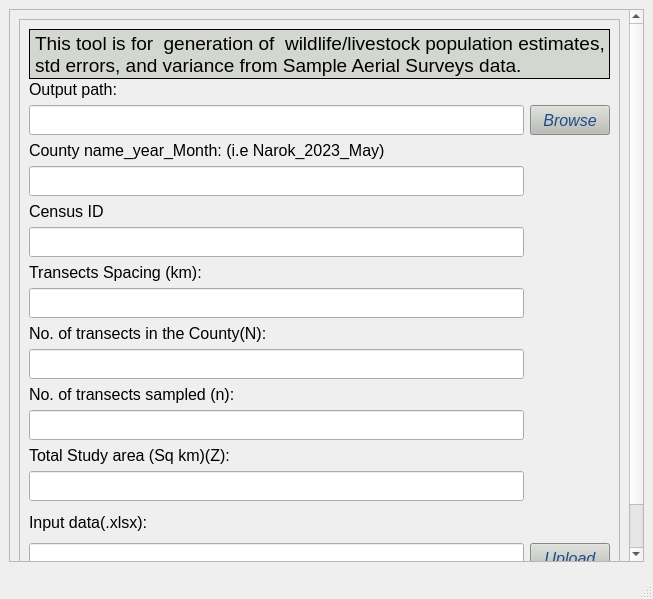
<?xml version="1.0" encoding="UTF-8"?>
<ui version="4.0">
 <class>ANIMALCENSUSANALYSIS</class>
 <widget class="QMainWindow" name="ANIMALCENSUSANALYSIS">
  <property name="enabled">
   <bool>true</bool>
  </property>
  <property name="geometry">
   <rect>
    <x>0</x>
    <y>0</y>
    <width>653</width>
    <height>599</height>
   </rect>
  </property>
  <property name="sizePolicy">
   <sizepolicy hsizetype="Expanding" vsizetype="Expanding">
    <horstretch>0</horstretch>
    <verstretch>0</verstretch>
   </sizepolicy>
  </property>
  <property name="minimumSize">
   <size>
    <width>200</width>
    <height>200</height>
   </size>
  </property>
  <property name="maximumSize">
   <size>
    <width>16777215</width>
    <height>16777215</height>
   </size>
  </property>
  <property name="sizeIncrement">
   <size>
    <width>0</width>
    <height>0</height>
   </size>
  </property>
  <property name="font">
   <font>
    <pointsize>14</pointsize>
    <weight>50</weight>
    <italic>false</italic>
    <bold>false</bold>
   </font>
  </property>
  <property name="windowTitle">
   <string>ANIMAL CENSUS ANALYSIS TOOL</string>
  </property>
  <property name="windowIcon">
   <iconset>
    <normaloff>../../../../../Downloads/9FB65788D9A047EA88CB1513064D3EAA.png</normaloff>../../../../../Downloads/9FB65788D9A047EA88CB1513064D3EAA.png</iconset>
  </property>
  <property name="autoFillBackground">
   <bool>true</bool>
  </property>
  <property name="styleSheet">
   <string notr="true"/>
  </property>
  <property name="animated">
   <bool>false</bool>
  </property>
  <property name="documentMode">
   <bool>false</bool>
  </property>
  <widget class="QWidget" name="centralwidget">
   <property name="enabled">
    <bool>true</bool>
   </property>
   <property name="sizePolicy">
    <sizepolicy hsizetype="Expanding" vsizetype="Expanding">
     <horstretch>0</horstretch>
     <verstretch>0</verstretch>
    </sizepolicy>
   </property>
   <property name="minimumSize">
    <size>
     <width>400</width>
     <height>0</height>
    </size>
   </property>
   <layout class="QGridLayout" name="gridLayout_2">
    <item row="0" column="0">
     <widget class="QScrollArea" name="scrollArea">
      <property name="widgetResizable">
       <bool>true</bool>
      </property>
      <widget class="QWidget" name="scrollAreaWidgetContents">
       <property name="geometry">
        <rect>
         <x>0</x>
         <y>0</y>
         <width>616</width>
         <height>600</height>
        </rect>
       </property>
       <property name="sizePolicy">
        <sizepolicy hsizetype="Expanding" vsizetype="Expanding">
         <horstretch>0</horstretch>
         <verstretch>0</verstretch>
        </sizepolicy>
       </property>
       <property name="minimumSize">
        <size>
         <width>600</width>
         <height>600</height>
        </size>
       </property>
       <layout class="QGridLayout" name="gridLayout_3">
        <item row="0" column="0">
         <widget class="QFrame" name="frame">
          <property name="sizePolicy">
           <sizepolicy hsizetype="Expanding" vsizetype="Expanding">
            <horstretch>0</horstretch>
            <verstretch>0</verstretch>
           </sizepolicy>
          </property>
          <property name="minimumSize">
           <size>
            <width>400</width>
            <height>600</height>
           </size>
          </property>
          <property name="frameShape">
           <enum>QFrame::StyledPanel</enum>
          </property>
          <property name="frameShadow">
           <enum>QFrame::Raised</enum>
          </property>
          <layout class="QGridLayout" name="gridLayout_4">
           <item row="4" column="0" colspan="3">
            <widget class="QLineEdit" name="lineEdit_1">
             <property name="sizePolicy">
              <sizepolicy hsizetype="Expanding" vsizetype="Expanding">
               <horstretch>0</horstretch>
               <verstretch>0</verstretch>
              </sizepolicy>
             </property>
             <property name="minimumSize">
              <size>
               <width>400</width>
               <height>30</height>
              </size>
             </property>
             <property name="maximumSize">
              <size>
               <width>16777215</width>
               <height>16777215</height>
              </size>
             </property>
             <property name="font">
              <font>
               <pointsize>11</pointsize>
               <weight>50</weight>
               <italic>false</italic>
               <bold>false</bold>
              </font>
             </property>
            </widget>
           </item>
           <item row="2" column="0" colspan="3">
            <widget class="QLineEdit" name="lineEdit_8">
             <property name="sizePolicy">
              <sizepolicy hsizetype="Expanding" vsizetype="Expanding">
               <horstretch>0</horstretch>
               <verstretch>0</verstretch>
              </sizepolicy>
             </property>
             <property name="minimumSize">
              <size>
               <width>400</width>
               <height>30</height>
              </size>
             </property>
             <property name="maximumSize">
              <size>
               <width>16777215</width>
               <height>16777215</height>
              </size>
             </property>
             <property name="font">
              <font>
               <pointsize>11</pointsize>
               <weight>50</weight>
               <italic>false</italic>
               <bold>false</bold>
              </font>
             </property>
             <property name="maxLength">
              <number>167777215</number>
             </property>
            </widget>
           </item>
           <item row="6" column="0" colspan="3">
            <widget class="QLineEdit" name="lineEdit_2">
             <property name="sizePolicy">
              <sizepolicy hsizetype="Expanding" vsizetype="Expanding">
               <horstretch>0</horstretch>
               <verstretch>0</verstretch>
              </sizepolicy>
             </property>
             <property name="minimumSize">
              <size>
               <width>400</width>
               <height>30</height>
              </size>
             </property>
             <property name="maximumSize">
              <size>
               <width>16777215</width>
               <height>16777215</height>
              </size>
             </property>
             <property name="font">
              <font>
               <pointsize>11</pointsize>
               <weight>50</weight>
               <italic>false</italic>
               <bold>false</bold>
              </font>
             </property>
            </widget>
           </item>
           <item row="7" column="0" colspan="2">
            <widget class="QLabel" name="label_4">
             <property name="font">
              <font>
               <pointsize>12</pointsize>
               <weight>50</weight>
               <italic>false</italic>
               <bold>false</bold>
               <kerning>true</kerning>
              </font>
             </property>
             <property name="styleSheet">
              <string notr="true"/>
             </property>
             <property name="text">
              <string>Transects Spacing (km):</string>
             </property>
            </widget>
           </item>
           <item row="8" column="0" colspan="3">
            <widget class="QLineEdit" name="lineEdit_3">
             <property name="sizePolicy">
              <sizepolicy hsizetype="Expanding" vsizetype="Expanding">
               <horstretch>0</horstretch>
               <verstretch>0</verstretch>
              </sizepolicy>
             </property>
             <property name="minimumSize">
              <size>
               <width>400</width>
               <height>30</height>
              </size>
             </property>
             <property name="maximumSize">
              <size>
               <width>16777215</width>
               <height>16777215</height>
              </size>
             </property>
             <property name="font">
              <font>
               <pointsize>11</pointsize>
               <weight>50</weight>
               <italic>false</italic>
               <bold>false</bold>
              </font>
             </property>
             <property name="text">
              <string/>
             </property>
            </widget>
           </item>
           <item row="0" column="0" colspan="4">
            <widget class="QLabel" name="label_1">
             <property name="enabled">
              <bool>true</bool>
             </property>
             <property name="sizePolicy">
              <sizepolicy hsizetype="Expanding" vsizetype="Expanding">
               <horstretch>0</horstretch>
               <verstretch>0</verstretch>
              </sizepolicy>
             </property>
             <property name="minimumSize">
              <size>
               <width>550</width>
               <height>50</height>
              </size>
             </property>
             <property name="font">
              <font>
               <family>MS Shell Dlg 2</family>
               <pointsize>14</pointsize>
               <weight>9</weight>
               <italic>false</italic>
               <bold>false</bold>
              </font>
             </property>
             <property name="autoFillBackground">
              <bool>false</bool>
             </property>
             <property name="styleSheet">
              <string notr="true">background-color: rgb(114, 159, 207);
font: 75 14pt &quot;MS Shell Dlg 2&quot;;
background-color: rgb(211, 215, 207);</string>
             </property>
             <property name="frameShape">
              <enum>QFrame::Box</enum>
             </property>
             <property name="frameShadow">
              <enum>QFrame::Plain</enum>
             </property>
             <property name="text">
              <string>This tool is for  generation of  wildlife/livestock population estimates,
std errors, and variance from Sample Aerial Surveys data.</string>
             </property>
            </widget>
           </item>
           <item row="1" column="0">
            <widget class="QLabel" name="label_9">
             <property name="sizePolicy">
              <sizepolicy hsizetype="MinimumExpanding" vsizetype="MinimumExpanding">
               <horstretch>0</horstretch>
               <verstretch>0</verstretch>
              </sizepolicy>
             </property>
             <property name="minimumSize">
              <size>
               <width>0</width>
               <height>20</height>
              </size>
             </property>
             <property name="maximumSize">
              <size>
               <width>400</width>
               <height>16777215</height>
              </size>
             </property>
             <property name="font">
              <font>
               <pointsize>12</pointsize>
               <weight>50</weight>
               <italic>false</italic>
               <bold>false</bold>
              </font>
             </property>
             <property name="styleSheet">
              <string notr="true"/>
             </property>
             <property name="text">
              <string>Output path:</string>
             </property>
            </widget>
           </item>
           <item row="3" column="0" colspan="2">
            <widget class="QLabel" name="label_2">
             <property name="font">
              <font>
               <pointsize>12</pointsize>
               <weight>50</weight>
               <italic>false</italic>
               <bold>false</bold>
               <kerning>true</kerning>
              </font>
             </property>
             <property name="styleSheet">
              <string notr="true"/>
             </property>
             <property name="text">
              <string>County name_year_Month: (i.e Narok_2023_May) </string>
             </property>
            </widget>
           </item>
           <item row="2" column="3">
            <widget class="QPushButton" name="pushButton_2">
             <property name="sizePolicy">
              <sizepolicy hsizetype="Fixed" vsizetype="Fixed">
               <horstretch>0</horstretch>
               <verstretch>0</verstretch>
              </sizepolicy>
             </property>
             <property name="minimumSize">
              <size>
               <width>80</width>
               <height>30</height>
              </size>
             </property>
             <property name="maximumSize">
              <size>
               <width>80</width>
               <height>30</height>
              </size>
             </property>
             <property name="font">
              <font>
               <pointsize>12</pointsize>
               <weight>50</weight>
               <italic>true</italic>
               <bold>false</bold>
              </font>
             </property>
             <property name="styleSheet">
              <string notr="true">color: rgb(32, 74, 135);
background-color: rgb(186, 189, 182);</string>
             </property>
             <property name="text">
              <string>Browse</string>
             </property>
            </widget>
           </item>
           <item row="9" column="0" colspan="2">
            <widget class="QLabel" name="label_5">
             <property name="font">
              <font>
               <pointsize>12</pointsize>
               <weight>50</weight>
               <italic>false</italic>
               <bold>false</bold>
               <kerning>true</kerning>
              </font>
             </property>
             <property name="styleSheet">
              <string notr="true"/>
             </property>
             <property name="text">
              <string>No. of transects in the County(N):</string>
             </property>
            </widget>
           </item>
           <item row="5" column="0">
            <widget class="QLabel" name="label_3">
             <property name="font">
              <font>
               <pointsize>12</pointsize>
               <weight>50</weight>
               <italic>false</italic>
               <bold>false</bold>
               <kerning>true</kerning>
              </font>
             </property>
             <property name="styleSheet">
              <string notr="true"/>
             </property>
             <property name="text">
              <string>Census ID</string>
             </property>
            </widget>
           </item>
           <item row="10" column="0" colspan="3">
            <widget class="QLineEdit" name="lineEdit_4">
             <property name="sizePolicy">
              <sizepolicy hsizetype="Expanding" vsizetype="Expanding">
               <horstretch>0</horstretch>
               <verstretch>0</verstretch>
              </sizepolicy>
             </property>
             <property name="minimumSize">
              <size>
               <width>400</width>
               <height>30</height>
              </size>
             </property>
             <property name="maximumSize">
              <size>
               <width>16777215</width>
               <height>16777215</height>
              </size>
             </property>
             <property name="font">
              <font>
               <pointsize>11</pointsize>
               <weight>50</weight>
               <italic>false</italic>
               <bold>false</bold>
              </font>
             </property>
            </widget>
           </item>
           <item row="16" column="3">
            <widget class="QPushButton" name="pushButton_1">
             <property name="minimumSize">
              <size>
               <width>80</width>
               <height>30</height>
              </size>
             </property>
             <property name="maximumSize">
              <size>
               <width>80</width>
               <height>30</height>
              </size>
             </property>
             <property name="font">
              <font>
               <pointsize>12</pointsize>
               <weight>50</weight>
               <italic>true</italic>
               <bold>false</bold>
              </font>
             </property>
             <property name="styleSheet">
              <string notr="true">background-color: rgb(186, 189, 182);
color: rgb(32, 74, 135);</string>
             </property>
             <property name="text">
              <string>Upload</string>
             </property>
            </widget>
           </item>
           <item row="17" column="0">
            <widget class="QPushButton" name="pushButton_3">
             <property name="minimumSize">
              <size>
               <width>0</width>
               <height>30</height>
              </size>
             </property>
             <property name="maximumSize">
              <size>
               <width>80</width>
               <height>16777215</height>
              </size>
             </property>
             <property name="font">
              <font>
               <pointsize>8</pointsize>
               <weight>50</weight>
               <italic>false</italic>
               <bold>false</bold>
              </font>
             </property>
             <property name="styleSheet">
              <string notr="true">background-color: rgb(186, 189, 182);
color: rgb(32, 74, 135);
background-color: rgb(85, 170, 127);</string>
             </property>
             <property name="text">
              <string>Execute</string>
             </property>
            </widget>
           </item>
           <item row="16" column="0" colspan="3">
            <widget class="QLineEdit" name="lineEdit_7">
             <property name="sizePolicy">
              <sizepolicy hsizetype="Expanding" vsizetype="Expanding">
               <horstretch>0</horstretch>
               <verstretch>0</verstretch>
              </sizepolicy>
             </property>
             <property name="minimumSize">
              <size>
               <width>400</width>
               <height>30</height>
              </size>
             </property>
             <property name="maximumSize">
              <size>
               <width>16777215</width>
               <height>16777215</height>
              </size>
             </property>
             <property name="font">
              <font>
               <pointsize>11</pointsize>
               <weight>50</weight>
               <italic>true</italic>
               <bold>false</bold>
              </font>
             </property>
            </widget>
           </item>
           <item row="12" column="0" colspan="3">
            <widget class="QLineEdit" name="lineEdit_5">
             <property name="sizePolicy">
              <sizepolicy hsizetype="Expanding" vsizetype="Expanding">
               <horstretch>0</horstretch>
               <verstretch>0</verstretch>
              </sizepolicy>
             </property>
             <property name="minimumSize">
              <size>
               <width>400</width>
               <height>30</height>
              </size>
             </property>
             <property name="maximumSize">
              <size>
               <width>16777215</width>
               <height>16777215</height>
              </size>
             </property>
             <property name="font">
              <font>
               <pointsize>11</pointsize>
               <weight>50</weight>
               <italic>false</italic>
               <bold>false</bold>
              </font>
             </property>
            </widget>
           </item>
           <item row="14" column="0" colspan="3">
            <widget class="QLineEdit" name="lineEdit_6">
             <property name="sizePolicy">
              <sizepolicy hsizetype="Expanding" vsizetype="Expanding">
               <horstretch>0</horstretch>
               <verstretch>0</verstretch>
              </sizepolicy>
             </property>
             <property name="minimumSize">
              <size>
               <width>400</width>
               <height>30</height>
              </size>
             </property>
             <property name="maximumSize">
              <size>
               <width>16777215</width>
               <height>16777215</height>
              </size>
             </property>
             <property name="font">
              <font>
               <pointsize>11</pointsize>
               <weight>50</weight>
               <italic>false</italic>
               <bold>false</bold>
              </font>
             </property>
            </widget>
           </item>
           <item row="13" column="0" colspan="2">
            <widget class="QLabel" name="label_7">
             <property name="font">
              <font>
               <pointsize>12</pointsize>
               <weight>50</weight>
               <italic>false</italic>
               <bold>false</bold>
               <kerning>true</kerning>
              </font>
             </property>
             <property name="styleSheet">
              <string notr="true"/>
             </property>
             <property name="text">
              <string>Total Study area (Sq km)(Z):</string>
             </property>
            </widget>
           </item>
           <item row="17" column="3">
            <widget class="QPushButton" name="pushButton_4">
             <property name="minimumSize">
              <size>
               <width>0</width>
               <height>30</height>
              </size>
             </property>
             <property name="maximumSize">
              <size>
               <width>80</width>
               <height>16777215</height>
              </size>
             </property>
             <property name="font">
              <font>
               <pointsize>8</pointsize>
               <weight>75</weight>
               <italic>false</italic>
               <bold>true</bold>
              </font>
             </property>
             <property name="styleSheet">
              <string notr="true">background-color: rgb(255, 170, 127);</string>
             </property>
             <property name="text">
              <string>Close</string>
             </property>
            </widget>
           </item>
           <item row="11" column="0" colspan="2">
            <widget class="QLabel" name="label_6">
             <property name="font">
              <font>
               <pointsize>12</pointsize>
               <weight>50</weight>
               <italic>false</italic>
               <bold>false</bold>
               <kerning>true</kerning>
              </font>
             </property>
             <property name="styleSheet">
              <string notr="true"/>
             </property>
             <property name="text">
              <string>No. of transects sampled (n):</string>
             </property>
            </widget>
           </item>
           <item row="17" column="1">
            <widget class="QPushButton" name="pushButton_6">
             <property name="minimumSize">
              <size>
               <width>0</width>
               <height>30</height>
              </size>
             </property>
             <property name="maximumSize">
              <size>
               <width>80</width>
               <height>16777215</height>
              </size>
             </property>
             <property name="font">
              <font>
               <pointsize>8</pointsize>
               <weight>50</weight>
               <italic>false</italic>
               <bold>false</bold>
              </font>
             </property>
             <property name="styleSheet">
              <string notr="true">background-color: rgb(186, 189, 182);
background-color: rgb(255, 170, 127);
color: rgb(32, 74, 135);</string>
             </property>
             <property name="text">
              <string>VIEW GRAPH</string>
             </property>
            </widget>
           </item>
           <item row="15" column="0" colspan="2">
            <widget class="QLabel" name="label_8">
             <property name="minimumSize">
              <size>
               <width>0</width>
               <height>30</height>
              </size>
             </property>
             <property name="font">
              <font>
               <pointsize>12</pointsize>
               <weight>50</weight>
               <italic>false</italic>
               <bold>false</bold>
               <kerning>true</kerning>
              </font>
             </property>
             <property name="styleSheet">
              <string notr="true"/>
             </property>
             <property name="text">
              <string>Input data(.xlsx):</string>
             </property>
            </widget>
           </item>
           <item row="17" column="2">
            <widget class="QPushButton" name="pushButton_5">
             <property name="minimumSize">
              <size>
               <width>0</width>
               <height>30</height>
              </size>
             </property>
             <property name="maximumSize">
              <size>
               <width>80</width>
               <height>16777215</height>
              </size>
             </property>
             <property name="font">
              <font>
               <pointsize>8</pointsize>
               <weight>50</weight>
               <italic>false</italic>
               <bold>false</bold>
              </font>
             </property>
             <property name="styleSheet">
              <string notr="true">background-color: rgb(255, 170, 127);</string>
             </property>
             <property name="text">
              <string>Clear all Data</string>
             </property>
            </widget>
           </item>
          </layout>
         </widget>
        </item>
       </layout>
      </widget>
     </widget>
    </item>
   </layout>
  </widget>
  <widget class="QStatusBar" name="statusbar"/>
 </widget>
 <resources>
  <include location="view.qrc"/>
 </resources>
 <connections/>
</ui>
